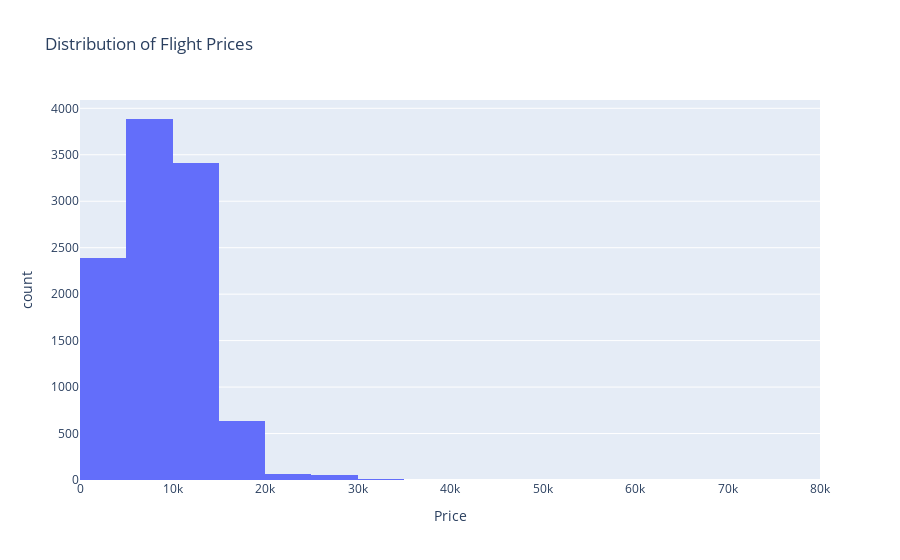

Write notebook code for a chart like this one.
### Code cell
# Price distribution (Histogram)
fig = px.histogram(df, x="Price", nbins=30, title="Distribution of Flight Prices")
fig.show()

### Figure 1 — Plotly figure (JSON) as saved in the notebook; plotly's stock layout.template omitted (floating-point values rounded to 4 significant figures; data arrays with more than 128 entries replaced by an {"elided": "..."} marker saying what was removed)
{"data": [{"alignmentgroup": "True", "bingroup": "x", "hovertemplate": "Price=%{x}<br>count=%{y}<extra></extra>", "legendgroup": "", "marker": {"color": "#636efa", "pattern": {"shape": ""}}, "name": "", "nbinsx": 30, "offsetgroup": "", "orientation": "v", "showlegend": false, "type": "histogram", "x": {"elided": "10461 int values"}, "xaxis": "x", "yaxis": "y"}], "layout": {"barmode": "relative", "legend": {"tracegroupgap": 0}, "title": {"text": "Distribution of Flight Prices"}, "xaxis": {"anchor": "y", "domain": [0, 1], "title": {"text": "Price"}}, "yaxis": {"anchor": "x", "domain": [0, 1], "title": {"text": "count"}}}}
